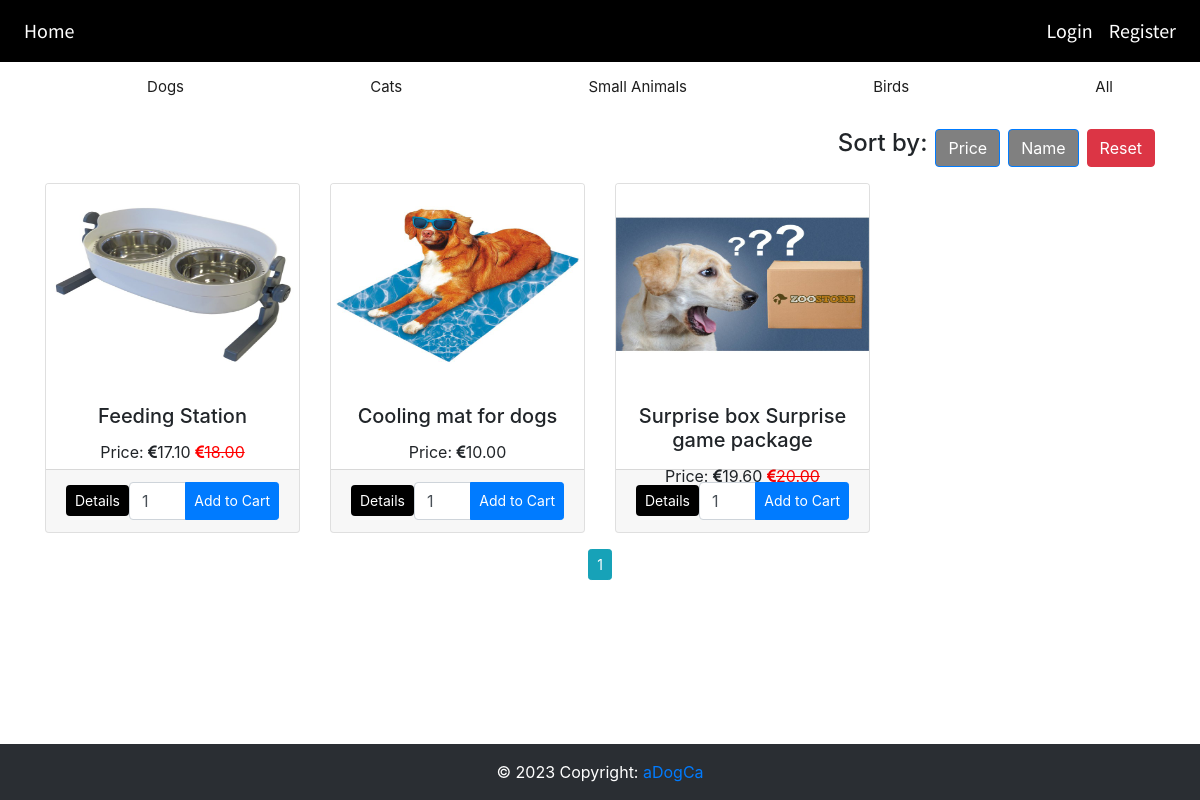
Page /dogs on the earlier database version.
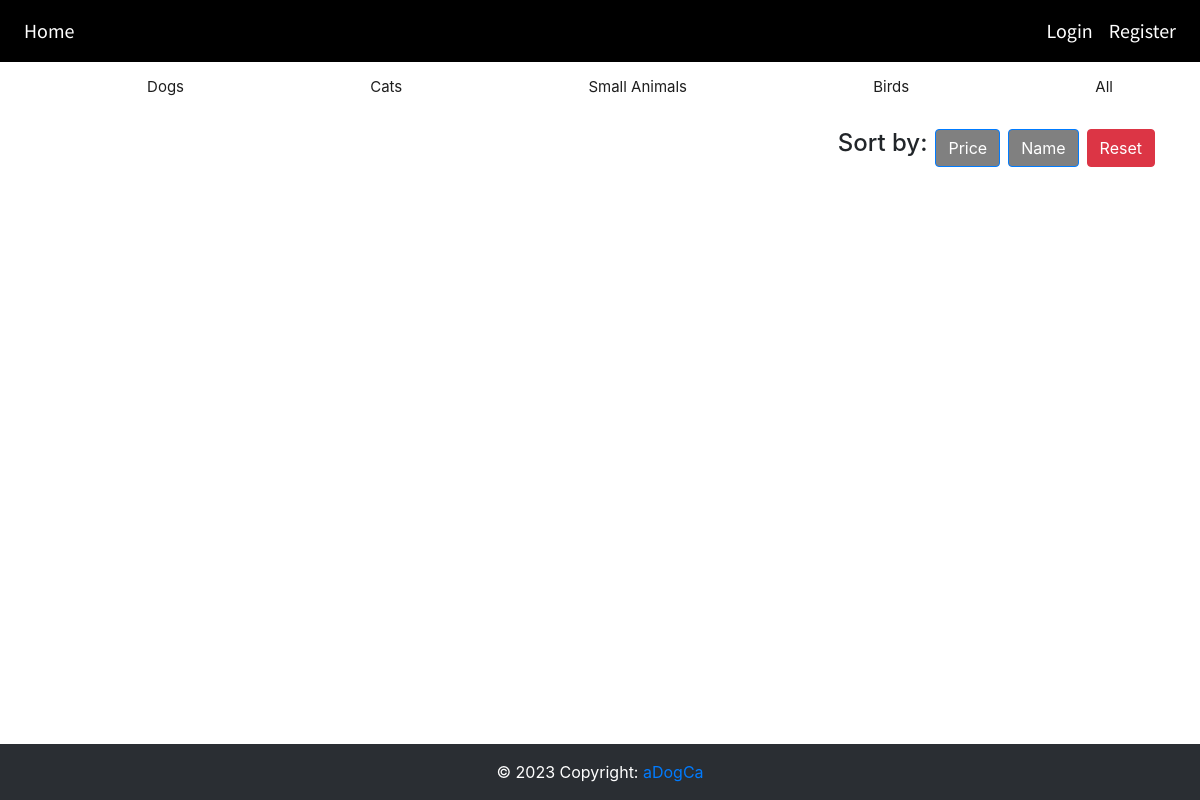
Same page on the later database version.
### website/models.py (models this page shows)
class Products(db.Model):
    __searchable__ = ['name', 'description']
    id = db.Column(db.Integer, primary_key=True)
    category = db.Column(db.String(50), nullable=False)
    name = db.Column(db.String(100), nullable=False)
    description = db.Column(db.String(100), nullable=False)
    price = db.Column(db.Numeric(precision=10, scale=2))
    stock = db.Column(db.Integer)
    image1 = db.Column(db.String(120), default='image.jpg')
    image2 = db.Column(db.String(120), default='image.jpg')
    image3 = db.Column(db.String(120), default='image.jpg')
    discount = db.Column(db.Integer)
    date = db.Column(db.DateTime(timezone=True), default=func.now())
    user_id = db.Column(db.Integer, db.ForeignKey('user.id'))
    offers = db.Column(db.String(120), default="0", nullable=False)
    offer_img = db.Column(db.String(120), default='image.jpg')

### website/views.py (the view)
@views.route('/dogs')
def electronics():
    page = request.args.get('page', 1, type=int)
    products = Products.query.filter_by(category="dogs").paginate(page=page, per_page=4)
    print(products)
    return render_template("home_buyer1.html", products=products, user=current_user)

### website/templates/home_buyer1.html (shortened to what this page needs)
{% extends "base.html" %}
{% block content %}
<div class="container">
    <div class="row">
        <div class="col-md-12">
            <div class="d-flex justify-content-end align-items-center mb-3">
                <h4 class="mr-2">Sort by:</h4>
                <div class="btn-group" role="group">
                    <a href="/sort/price" style="background-color:grey;color:white;" class="btn btn-primary rounded">Price</a>
                    <a href="/sort/name" style="background-color:grey;color:white;"
                       class="btn btn-primary ml-2 rounded">Name</a>
                    <a href="/buyer" class="btn btn-danger ml-2 rounded">Reset</a>
                </div>
            </div>
        </div>
    </div>
    <div class="row">
        {% for product in products.items %}
        <div class="col-md-3">
            <div class="card" style="height: 350px;">
                <img src="/static/img/{{product.image1}}" class="card-img-top" height="200">
                <div class="card-body">
                    <h5 class="card-title text-center">{{ product.name }}</h5>
                    {% if product.discount|default(0)|int > 0 %}
                    <p class="card-text text-center">
                        Price: <i class="fa fa-euro"></i>{{ product.price - product.price * product.discount / 100 }}
                        <span style="color: red;"><strike><i class="fa fa-euro"></i>{{ product.price }}</strike></span>
                    </p>
                    {% else %}
                    <p class="card-text text-center">Price: <i class="fa fa-euro"></i>{{ product.price }}</p>
                    {% endif %}
                </div>
                <div class="card-footer d-flex align-items-center justify-content-between">
                    <a href="{{ url_for('views.detailsPage', id=product.id) }}" class="btn btn-sm rounded"
                       style="background-color:black;color:white;">Details</a>
                    <form action="{{url_for('views.addToCart')}}" method="post" class="d-flex align-items-center">
                        <div class="input-group">
                            <input type="number" name="quantity" value="1" min="1" max="{{product.stock}}"
                                   class="form-control">
                            <div class="input-group-append">
                                <button class="btn btn-primary btn-sm" type="submit">Add to Cart</button>
                            </div>
                        </div>
                    </form>
                </div>
            </div>
        </div>
        {% endfor %}
    </div>
    <div class="row">
        <div class="col text-center">
            {% for page_num in products.iter_pages() %}
            {% if page_num %}
            {% if products.page == page_num %}
            <a href="{{url_for('views.home_buyer',page = page_num)}}" class="btn btn-info btn-sm mt-3">{{page_num}}</a>
            {% else %}
            <a href="{{url_for('views.home_buyer',page = page_num)}}" class="btn btn-outline-info btn-sm mt-3">{{page_num}}</a>
            {% endif %}
            {% else %}
            ...
            {% endif %}
            {% endfor %}
        </div>
    </div>
</div>
{% endblock %}

Differences in the rows shown:
removed Products: image1 (picture), name "Feeding Station", product.price-product.price*product.discount/100 "17.10", price "18.00"
removed Products: image1 (picture), name "Cooling mat for dogs", price "10.00"
removed Products: image1 (picture), name "Surprise box Surprise game package", product.price-product.price*product.discount/100 "19.60", price "20.00"
Other differences:
list line gone: "1"
